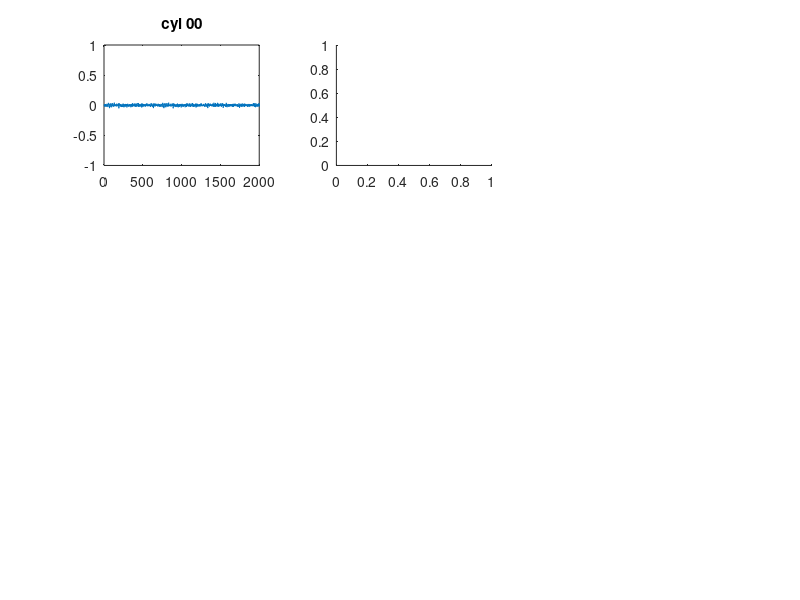

Write MATLAB code to recreate this figure. (Note: this script raises an error after producing the figure.)
load('clutter_v2.mat')
close all

object={'cyl','cube','sphere', 'LD' ,'SD','MP'};
for idx1=1:size(object,2)
    cluttercond= {'00','10','20'};
    figure
    for idx2=1:size(cluttercond,2)
        plotloc={[1,2,3],[4,5,6],[7,8,9]};
        
        stimname=['echo_',object{idx1},'_',cluttercond{idx2},'echo_10msdelay'];
       
        if sum(strcmp(fieldnames(stim),stimname))==0
            continue
        end
        
        stimuli=stim.(stimname);
        %stimuli=stim.(stimname)(3000:5000); %this is for just the echoes
        
        %waveform
        subplot (3,3,(idx2-1)*3+1)
        plot(stimuli)
        xlim([0 2000])
        title([object{idx1},' ',cluttercond{idx2}])
        ylim([-1 1])
        
        %spectrogram
        subplot (3,3,(idx2-1)*3+2)
        spectrogram(stimuli,2^8,(2^8)-1,2^8,250e3,'yaxis')
        caxis([-120 -60])
        colorbar off
        
        %power
        subplot (3,3,(idx2-1)*3+3)
        [yy,xx]=plotPower(stimuli,@(x)x);
        ylim([-120 -50])
        
    end
    saveas(gcf,['/Users/angie/Google Drive/Bats/NSF shapes project/Neural_stim_figs/neural_stim_',object{idx1},'_',cluttercond{idx2},'.png'])
end

%%



    